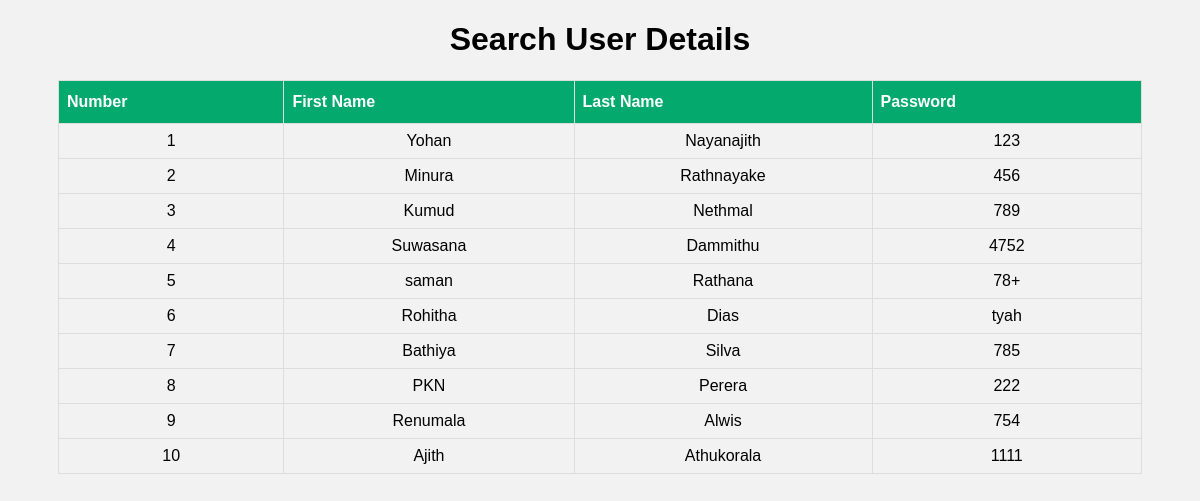
/MVC_Assignment/index.php, run on the app's committed database.
### tables this page shows
CREATE TABLE `users` (
  `number` int(11) NOT NULL AUTO_INCREMENT,
  `first_name` varchar(255) DEFAULT NULL,
  `last_name` varchar(255) DEFAULT NULL,
  `user_password` varchar(255) DEFAULT NULL,
  PRIMARY KEY (`number`)
);

### MVC_Assignment/index.php (called while the page is built, shortened)
<?php
require 'libs/App.php';
require 'libs/Database.php';
require 'libs/Controller.php';
require 'libs/Model.php';
require 'libs/View.php';
$app = new App();

### MVC_Assignment/controllers/View_Table_Controller.php (called while the page is built, shortened)
<?php
class View_Table_Controller extends Controller{
    function index(){
        $this->view->users = $this->model->getData();
        $this->view->render('Index');
    }
}

### MVC_Assignment/libs/Database.php (called while the page is built, shortened)
<?php
class Database extends PDO{
    public function insertData($query){
        $stmt = $this->prepare($query);
        $stmt->execute();
        return $stmt->fetchAll();
    }
}

### MVC_Assignment/models/Index_Model.php (called while the page is built, shortened)
<?php
class Index_Model extends Model{
    public function getData(){
        return $this->db->insertData("SELECT * FROM users");
    }
}

### MVC_Assignment/libs/Controller.php (called while the page is built, shortened)
<?php
class Controller
{
    function Load_Model($modelName){
        $path = 'models/'.$modelName.'_Model.php';
        if(file_exists($path)){
            $this->model = new $className();
        }
    }
}

### MVC_Assignment/libs/Model.php (called while the page is built)
<?php
class Model{
    function __construct(){
        $this->db = new Database(DB_TYPE,DB_HOST,DB_NAME,DB_USER,DB_PASSWORD);
    }
}

### MVC_Assignment/views/Index_View.php (the view, shortened to what this page needs)
<body>
    <h1>Search User Details</h1>
    <?php
    $j = 0;
    echo "<table id='user_details'><tr>
            <th>Number</th>
            <th>First Name</th>
            <th>Last Name</th>
            <th>Password</th></tr>";
    for($i=0;$i<count($this->users);$i++){
        echo "<tr>
            <td>{$this->users[$i][$j]}</td>
            <td>{$this->users[$i][$j+1]}</td>
            <td>{$this->users[$i][$j+2]}</td>
            <td>{$this->users[$i][$j+3]}</td>
        </tr>";
    }
    echo "</table>"
    ?>
</body>
</html>

### MVC_Assignment/libs/View.php (shortened to what this page needs)
<!DOCTYPE html>
<html lang="en">
<head>
</head>
<?php
class View{
    public function render($viewName) {
        require 'views/'.$viewName.'_View.php';
    }
}

### MVC_Assignment/libs/App.php (shortened to what this page needs)
<?php
class App{
    private $_url = null;
    function __construct()
    {
        if(empty($this->_url[0])){
            $this->_defaultLoadController();
            return false;
        }
    }
    private function _getURL()
    {
        $url = isset($_GET['url']) ? $_GET['url'] : null;
        $url = rtrim($url, '/');
        $url = filter_var($url, FILTER_SANITIZE_URL);
        $this->_url = explode('/', $url);
    }
    private function _defaultLoadController(){
        require 'controllers/View_Table_Controller.php';
        $this->_controller = new View_Table_Controller();
        $this->_controller->Load_Model('Index');
        $this->_controller->index();
    }
}

### MVC_Assignment/views/Index_View.php (style rules this page uses)
body { padding-left : 50px; padding-right : 50px; text-align: center; font-family: Arial, Helvetica, sans-serif; background-color: #f2f2f2; }
#user_details { border-collapse: collapse; width: 100%; }
#user_details td, #user_details th { border: 1px solid #ddd; padding: 8px; text-align: center; }
#user_details tr:nth-child(even) { background-color: #f2f2f2; }
#user_details th { padding-top: 12px; padding-bottom: 12px; text-align: left; background-color: #04AA6D; color: white; }

### data on the page
users: number "1", first_name "Yohan", last_name "Nayanajith", user_password "123"
users: number "2", first_name "Minura", last_name "Rathnayake", user_password "456"
users: number "3", first_name "Kumud", last_name "Nethmal", user_password "789"
users: number "4", first_name "Suwasana", last_name "Dammithu", user_password "4752"
users: number "5", first_name "saman", last_name "Rathana", user_password "78+"
users: number "6", first_name "Rohitha", last_name "Dias", user_password "tyah"
users: number "7", first_name "Bathiya", last_name "Silva", user_password "785"
users: number "8", first_name "PKN", last_name "Perera", user_password "222"
users: number "9", first_name "Renumala", last_name "Alwis", user_password "754"
users: number "10", first_name "Ajith", last_name "Athukorala", user_password "1111"
